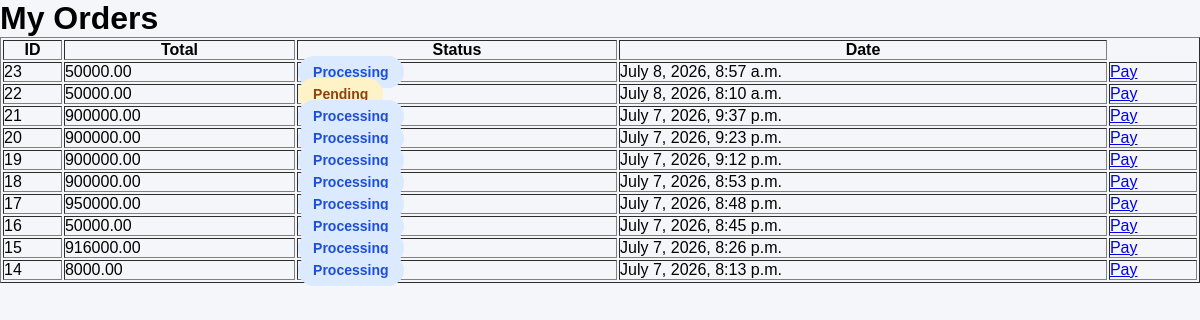
Before: /my-orders/ (signed in) with the older database file.
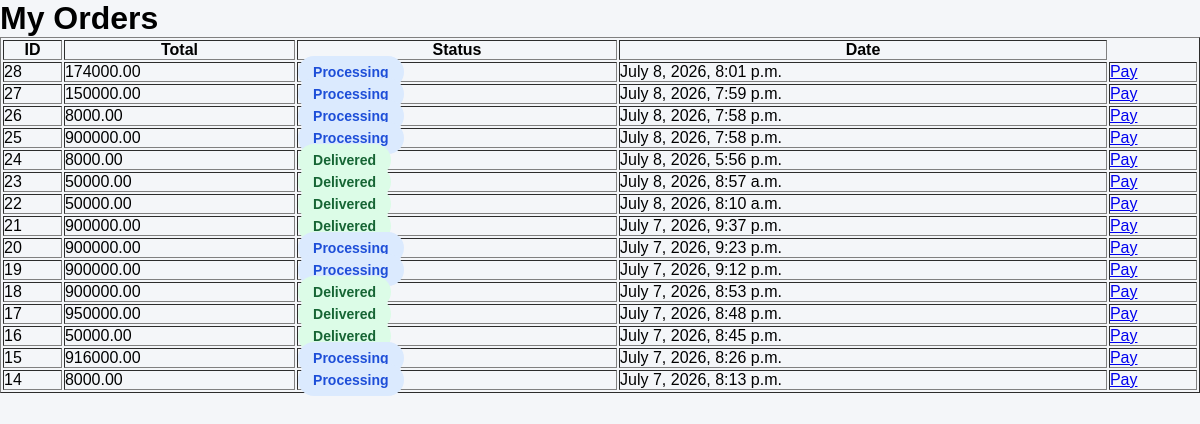
After: the same page with the newer database file.
### orders/models.py (models this page shows, shortened)
class Order(models.Model):
    STATUS_CHOICES = (
        ('Pending', 'Pending'),
        ('Approved', 'Approved'),
        ('Processing', 'Processing'),
        ('Out for Delivery', 'Out for Delivery'),
        ('Delivered', 'Delivered'),
    )
    customer = models.ForeignKey(
        User,
        on_delete=models.CASCADE
    )
    total_amount = models.DecimalField(
        max_digits=12,
        decimal_places=2
    )
    status = models.CharField(
        max_length=30,
        choices=STATUS_CHOICES,
        default='Pending'
    )
    created_at = models.DateTimeField(
        auto_now_add=True
    )

### orders/views.py (the view)
@login_required
def my_orders(request):
    orders = Order.objects.filter(
        customer=request.user
    ).order_by('-id')
    return render(
        request,
        'orders/my_orders.html',
        {
            'orders': orders
        }
    )

### templates/orders/my_orders.html (shortened to what this page needs)
{% load static %}
<!DOCTYPE html>
<html>
<head>
<link rel="stylesheet"
href="{% static 'css/style.css' %}">
</head>
<body>
<h1>My Orders</h1>
<table border="1" width="100%">
<tr>
<th>ID</th>
<th>Total</th>
<th>Status</th>
<th>Date</th>
</tr>
{% for order in orders %}
<tr>
<td>{{ order.id }}</td>
<td>{{ order.total_amount }}</td>
<td>
{% if order.status == 'Pending' %}
<span class="status pending">
Pending
</span>
{% elif order.status == 'Processing' %}
<span class="status processing">
Processing
</span>
{% else %}
<span class="status delivered">
Delivered
</span>
{% endif %}
</td>
<td>{{ order.created_at }}</td>
<td>
    <a href="{% url 'payment' order.id %}">
        Pay
    </a>
</td>
</tr>
{% endfor %}
</table>
</body>
</html>

Changed rows visible on the page:
added Order: id "28", total_amount "174000.00", status "Processing", created_at "July 8, 2026, 8:01 p.m."
added Order: id "27", total_amount "150000.00", status "Processing", created_at "July 8, 2026, 7:59 p.m."
added Order: id "26", total_amount "8000.00", status "Processing", created_at "July 8, 2026, 7:58 p.m."
added Order: id "25", total_amount "900000.00", status "Processing", created_at "July 8, 2026, 7:58 p.m."
added Order: id "24", total_amount "8000.00", status "Delivered", created_at "July 8, 2026, 5:56 p.m."
changed Order "July 8, 2026, 8:57 a.m.": status "Processing" → "Delivered"
changed Order "July 8, 2026, 8:10 a.m.": status "Pending" → "Delivered"
changed Order "July 7, 2026, 9:37 p.m.": status "Processing" → "Delivered"
changed Order "July 7, 2026, 8:53 p.m.": status "Processing" → "Delivered"
changed Order "July 7, 2026, 8:48 p.m.": status "Processing" → "Delivered"
changed Order "July 7, 2026, 8:45 p.m.": status "Processing" → "Delivered"
